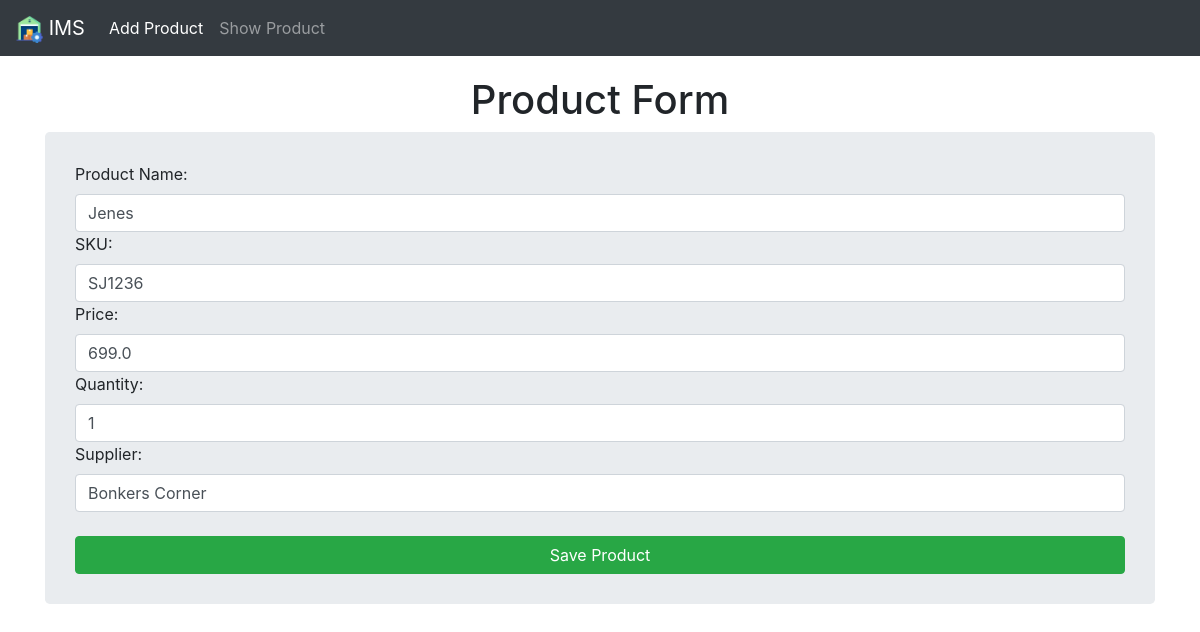
Page /pupdate/6/ on the committed database.
### home/models.py (models this page shows, shortened)
class Product(models.Model):
    product_id = models.AutoField(primary_key=True)
    name = models.CharField(max_length=100)
    sku = models.CharField(max_length=50, unique=True)
    price = models.FloatField()
    quantity = models.IntegerField()
    supplier = models.CharField(max_length=100)

### home/views.py (the view, shortened to what this page needs)
# urls.py: path('pupdate/<pk>/', ProductUpdateView.as_view(), name='pupdate'),
class ProductUpdateView(UpdateView):
    model = Product
    form_class = ProductForm
    template_name = 'home/pform.html'

### home/forms.py
class ProductForm(forms.ModelForm):
    class Meta:
        model = Product
        exclude = ['product_id']
        labels = {
            'name': 'Product Name',
            'sku': 'SKU',
            'price': 'Price',
            'quantity': 'Quantity',
            'supplier': 'Supplier',
        }
        widgets = {
            'name': forms.TextInput(attrs={'placeholder': 'e.g. Shirt', 'class': 'form-control'}),
            'sku': forms.TextInput(attrs={'placeholder': 'e.g. S123FG', 'class': 'form-control'}),
            'price': forms.NumberInput(attrs={'placeholder': 'e.g. 19.99', 'class': 'form-control'}),
            'quantity': forms.NumberInput(attrs={'placeholder': 'e.g. 100', 'class': 'form-control'}),
            'supplier': forms.TextInput(attrs={'placeholder': 'e.g. ABC Corp', 'class': 'form-control'}),
        }

### templates/home/pform.html (shortened to what this page needs)
{% extends 'index.html' %}
{% block navitems %}
<li class="nav-item">
    <a href="{% url 'pform' %}" class="nav-link active">
        Add Product
    </a>
</li>
<li class="nav-item">
    <a href="{% url 'plist' %}" class="nav-link">
        Show Product
    </a>
    </li>
{% endblock %}
{% block content %}
<h1 class="text-center">
    Product Form
</h1>
<form method="post" class="jumbotron">
    {{form}}
    <br>
    <button class="btn btn-success btn-block" type="submit">Save Product</button>
</form>
{% endblock %}

### templates/index.html (style rules this page uses)
body { padding-top: 56px; }
.jumbotron { padding: 30px; }

### rows in the picture
Product: name "Jenes", sku "SJ1236", price "699.0", quantity "1", supplier "Bonkers Corner"
